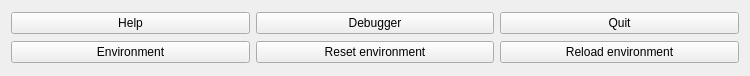
<?xml version="1.0" encoding="UTF-8"?>
<ui version="4.0">
 <class>PragmaWidget</class>
 <widget class="QWidget" name="PragmaWidget">
  <property name="geometry">
   <rect>
    <x>0</x>
    <y>0</y>
    <width>750</width>
    <height>76</height>
   </rect>
  </property>
  <property name="minimumSize">
   <size>
    <width>400</width>
    <height>0</height>
   </size>
  </property>
  <property name="maximumSize">
   <size>
    <width>750</width>
    <height>16777215</height>
   </size>
  </property>
  <property name="windowTitle">
   <string>Form</string>
  </property>
  <layout class="QGridLayout" name="gridLayout">
   <item row="0" column="0">
    <widget class="QPushButton" name="btn_help">
     <property name="text">
      <string>Help</string>
     </property>
    </widget>
   </item>
   <item row="0" column="1">
    <widget class="QPushButton" name="btn_mdb">
     <property name="text">
      <string>Debugger</string>
     </property>
    </widget>
   </item>
   <item row="0" column="4">
    <widget class="QPushButton" name="btn_quit">
     <property name="text">
      <string>Quit</string>
     </property>
    </widget>
   </item>
   <item row="1" column="0">
    <widget class="QPushButton" name="btn_env">
     <property name="text">
      <string>Environment</string>
     </property>
    </widget>
   </item>
   <item row="1" column="1">
    <widget class="QPushButton" name="btn_resetenv">
     <property name="minimumSize">
      <size>
       <width>0</width>
       <height>0</height>
      </size>
     </property>
     <property name="text">
      <string>Reset environment</string>
     </property>
    </widget>
   </item>
   <item row="1" column="4">
    <widget class="QPushButton" name="btn_reloadenv">
     <property name="text">
      <string>Reload environment</string>
     </property>
    </widget>
   </item>
  </layout>
 </widget>
 <resources/>
 <connections/>
</ui>
